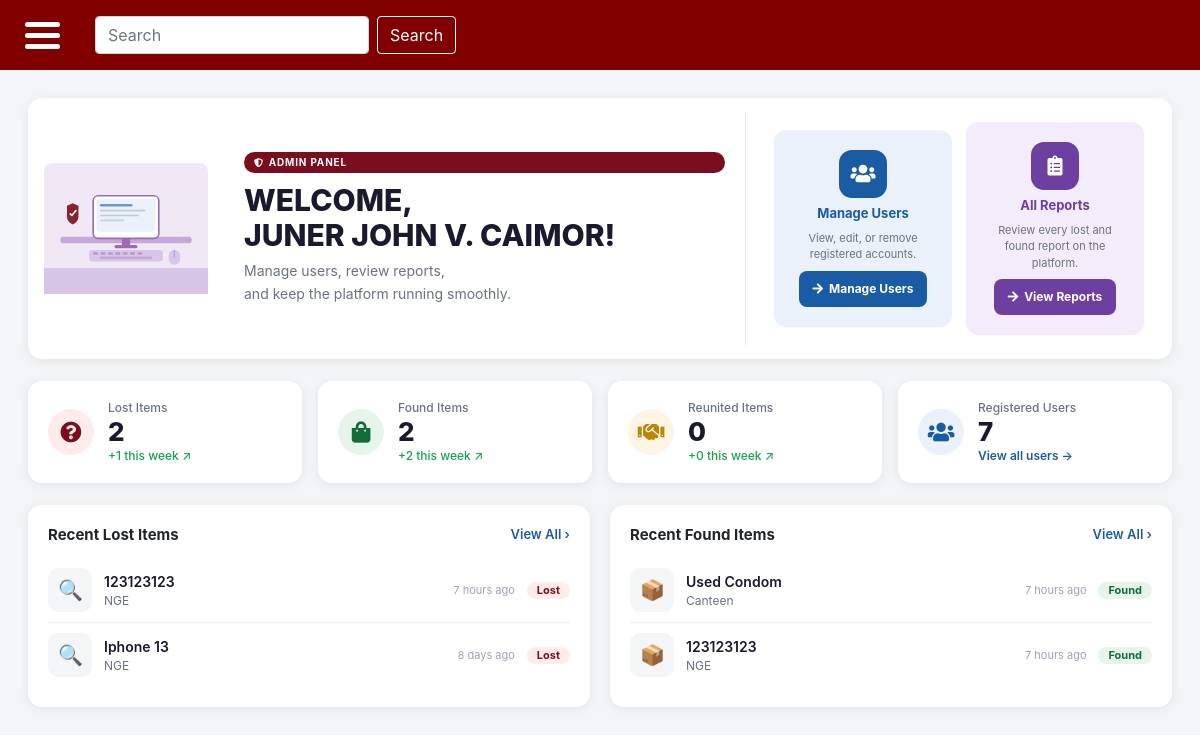
The app's page /admin-dashboard.php (signed in) with its own data.
### tables this page shows
CREATE TABLE `users` (
  `user_id` int(11) NOT NULL,
  `full_name` varchar(255) DEFAULT NULL,
  `institutionalEmail` varchar(255) DEFAULT NULL,
  `password` varchar(255) NOT NULL,
  `is_admin` tinyint(1) DEFAULT 0
);

CREATE TABLE `posts` (
  `post_id` int(11) NOT NULL,
  `user_id` int(11) DEFAULT NULL,
  `location_id` int(11) DEFAULT NULL,
  `specific_location` varchar(255) DEFAULT NULL,
  `category_id` int(11) DEFAULT NULL,
  `dropOff_id` int(11) DEFAULT NULL,
  `type` varchar(255) DEFAULT NULL,
  `itemName` varchar(255) DEFAULT NULL,
  `publicDescription` varchar(255) DEFAULT NULL,
  `privateDetails` varchar(255) DEFAULT NULL,
  `currentStatus` varchar(20) DEFAULT 'PENDING',
  `dateReported` datetime DEFAULT current_timestamp(),
  `expirationDate` datetime DEFAULT NULL
);

CREATE TABLE `location` (
  `location_id` int(11) NOT NULL,
  `locationName` varchar(255) NOT NULL,
  `zone` varchar(100) NOT NULL
);

### admin-dashboard.php (the view, shortened to what this page needs)
<?php
require_once 'connect.php';
$user_id = $_SESSION['userID'];
$stmt = $connection->prepare("SELECT full_name, institutionalEmail FROM users WHERE user_id = ?");
$stmt->bind_param("i", $user_id);
$stmt->execute();
$user = $stmt->get_result()->fetch_assoc();
$lostCount     = $connection->query("SELECT COUNT(*) AS c FROM posts WHERE type='LOST'")->fetch_assoc()['c'] ?? 0;
$foundCount    = $connection->query("SELECT COUNT(*) AS c FROM posts WHERE type='FOUND'")->fetch_assoc()['c'] ?? 0;
$reunitedCount = $connection->query("SELECT COUNT(*) AS c FROM posts WHERE currentStatus='REUNITED'")->fetch_assoc()['c'] ?? 0;
$userCount     = $connection->query("SELECT COUNT(*) AS c FROM users WHERE is_admin = 0")->fetch_assoc()['c'] ?? 0;
$lostWeek     = $connection->query("SELECT COUNT(*) AS c FROM posts WHERE type='LOST'  AND dateReported >= NOW() - INTERVAL 7 DAY")->fetch_assoc()['c'] ?? 0;
$foundWeek    = $connection->query("SELECT COUNT(*) AS c FROM posts WHERE type='FOUND' AND dateReported >= NOW() - INTERVAL 7 DAY")->fetch_assoc()['c'] ?? 0;
$reunitedWeek = $connection->query("SELECT COUNT(*) AS c FROM posts WHERE currentStatus='REUNITED' AND dateReported >= NOW() - INTERVAL 7 DAY")->fetch_assoc()['c'] ?? 0;
$recentLostResult = $connection->query("
    SELECT p.post_id, p.itemName, p.dateReported, p.currentStatus, l.locationName
    FROM posts p
    LEFT JOIN location l ON p.location_id = l.location_id
    WHERE p.type = 'LOST'
    ORDER BY p.dateReported DESC
    LIMIT 3
");
$recentLost = $recentLostResult ? $recentLostResult->fetch_all(MYSQLI_ASSOC) : [];
$recentFoundResult = $connection->query("
    SELECT p.post_id, p.itemName, p.dateReported, p.currentStatus, l.locationName
    FROM posts p
    LEFT JOIN location l ON p.location_id = l.location_id
    WHERE p.type = 'FOUND'
    ORDER BY p.dateReported DESC
    LIMIT 3
");
$recentFound = $recentFoundResult ? $recentFoundResult->fetch_all(MYSQLI_ASSOC) : [];
function timeAgo($datetime) {
    $diff = time() - strtotime($datetime);
    if ($diff < 86400) return floor($diff / 3600)  . ' hours ago';
    return floor($diff / 86400) . ' days ago';
}
?>
<?php include 'header_footer/main-header.php'; ?>
<link rel="stylesheet" href="https://cdnjs.cloudflare.com/ajax/libs/font-awesome/5.15.4/css/all.min.css">
<div class="layout">
    <?php require_once 'admin-side-menu.php'; ?>
    <div class="main-content">
        <div class="db-wrap">
            <div class="hero-card">
                <div class="hero-illus">
                </div>
                <div class="hero-text">
                    <div class="admin-chip"><i class="fas fa-shield-alt"></i> Admin Panel</div>
                    <h1>WELCOME,<br><?= strtoupper(htmlspecialchars($user['full_name'] ?? 'ADMIN')) ?>!</h1>
                    <p>Manage users, review reports,<br>and keep the platform running smoothly.</p>
                </div>
                <div class="hero-actions">
                    <div class="act-card blue">
                        <div class="act-icon blue"><i class="fas fa-users"></i></div>
                        <h3 class="blue">Manage Users</h3>
                        <p>View, edit, or remove registered accounts.</p>
                        <a href="manage-users.php" class="btn-act blue">
                            <i class="fas fa-arrow-right"></i> Manage Users
                        </a>
                    </div>
                    <div class="act-card purple">
                        <div class="act-icon purple"><i class="fas fa-clipboard-list"></i></div>
                        <h3 class="purple">All Reports</h3>
                        <p>Review every lost and found report on the platform.</p>
                        <a href="all-reports.php" class="btn-act purple">
                            <i class="fas fa-arrow-right"></i> View Reports
                        </a>
                    </div>
                </div>
            </div>
            <div class="stats-grid">
                <div class="stat-card">
                    <div class="stat-ico red"><i class="fas fa-question-circle fa-lg"></i></div>
                    <div class="stat-info">
                        <div class="lbl">Lost Items</div>
                        <div class="num"><?= $lostCount ?></div>
                        <div class="trnd">+<?= $lostWeek ?> this week ↗</div>
                    </div>
                </div>
                <div class="stat-card">
                    <div class="stat-ico green"><i class="fas fa-shopping-bag fa-lg"></i></div>
                    <div class="stat-info">
                        <div class="lbl">Found Items</div>
                        <div class="num"><?= $foundCount ?></div>
                        <div class="trnd">+<?= $foundWeek ?> this week ↗</div>
                    </div>
                </div>
                <div class="stat-card">
                    <div class="stat-ico gold"><i class="fas fa-handshake fa-lg"></i></div>
                    <div class="stat-info">
                        <div class="lbl">Reunited Items</div>
                        <div class="num"><?= $reunitedCount ?></div>
                        <div class="trnd">+<?= $reunitedWeek ?> this week ↗</div>
                    </div>
                </div>
                <div class="stat-card">
                    <div class="stat-ico blue"><i class="fas fa-users fa-lg"></i></div>
                    <div class="stat-info">
                        <div class="lbl">Registered Users</div>
                        <div class="num"><?= $userCount ?></div>
                        <div class="val"><a href="manage-users.php">View all users &rarr;</a></div>
                    </div>
                </div>
            </div>
            <div class="recent-grid">
                <div class="rc-card">
                    <div class="rc-head">
                        <h3>Recent Lost Items</h3>
                        <a href="all-reports.php?type=lost">View All &rsaquo;</a>
                    </div>
                    <?php if (empty($recentLost)): ?>
                        <div class="empty-state">No lost items reported yet.</div>
                    <?php else: ?>
                        <?php foreach ($recentLost as $item): ?>
                        <div class="item-row">
                            <div class="item-ico">🔍</div>
                            <div class="item-info">
                                <div class="nm"><?= htmlspecialchars($item['itemName'] ?? '—') ?></div>
                                <div class="loc"><?= htmlspecialchars($item['locationName'] ?? 'Unknown location') ?></div>
                            </div>
                            <span class="item-time"><?= timeAgo($item['dateReported']) ?></span>
                            <span class="badge lost">Lost</span>
                        </div>
                        <?php endforeach; ?>
                    <?php endif; ?>
                </div>
                <div class="rc-card">
                    <div class="rc-head">
                        <h3>Recent Found Items</h3>
                        <a href="all-reports.php?type=found">View All &rsaquo;</a>
                    </div>
                    <?php if (empty($recentFound)): ?>
                        <div class="empty-state">No found items reported yet.</div>
                    <?php else: ?>
                        <?php foreach ($recentFound as $item): ?>
                        <div class="item-row">
                            <div class="item-ico">📦</div>
                            <div class="item-info">
                                <div class="nm"><?= htmlspecialchars($item['itemName'] ?? '—') ?></div>
                                <div class="loc"><?= htmlspecialchars($item['locationName'] ?? 'Unknown location') ?></div>
                            </div>
                            <span class="item-time"><?= timeAgo($item['dateReported']) ?></span>
                            <span class="badge found">Found</span>
                        </div>
                        <?php endforeach; ?>
                    <?php endif; ?>
                </div>
            </div>
        </div>
    </div>
</div>
<?php include 'header_footer/footer.php'; ?>

### css/global.css (style rules this page uses)
html, body { margin: 0; padding: 0; min-height: 100%; background-color: #f5f5f5; }
.layout { display: flex; min-height: 100vh; width: 100%; }
.main-content { flex: 1; min-height: 100vh; background-color: #f5f5f5; display: flex; flex-direction: column; }

### records on screen
users: full_name "JUNER JOHN V. CAIMOR"
posts: itemName "123123123", location.locationName "NGE", dateReported "7 hours ago"
posts: itemName "Iphone 13", location.locationName "NGE", dateReported "8 days ago"
posts: itemName "Used Condom", location.locationName "Canteen", dateReported "7 hours ago"
posts: itemName "123123123", location.locationName "NGE", dateReported "7 hours ago"

### other values on screen
$lostCount "2"
$lostWeek "1"
$foundCount "2"
$foundWeek "2"
$reunitedCount "0"
$reunitedWeek "0"
$userCount "7"
